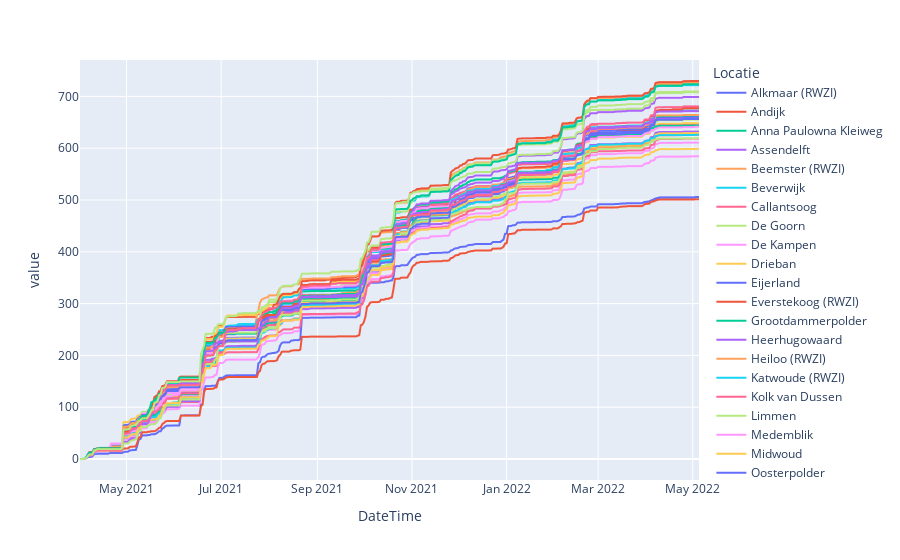

The cell this chart's notebook holds for it:
### Code cell
px.line(wiwb_realtime.unstack(level=1).resample("d").sum().cumsum())

### Figure 1 — Plotly figure (JSON) as saved in the notebook; plotly's stock layout.template omitted (floating-point values rounded to 4 significant figures; data arrays with more than 128 entries replaced by an {"elided": "..."} marker saying what was removed)
{"data": [{"hovertemplate": "Locatie=Alkmaar (RWZI)<br>DateTime=%{x}<br>value=%{y}<extra></extra>", "legendgroup": "Alkmaar (RWZI)", "line": {"color": "#636efa", "dash": "solid"}, "marker": {"symbol": "circle"}, "mode": "lines", "name": "Alkmaar (RWZI)", "showlegend": true, "type": "scattergl", "x": {"elided": "400 str values"}, "xaxis": "x", "y": {"elided": "400 float values"}, "yaxis": "y"}, {"hovertemplate": "Locatie=Andijk<br>DateTime=%{x}<br>value=%{y}<extra></extra>", "legendgroup": "Andijk", "line": {"color": "#EF553B", "dash": "solid"}, "marker": {"symbol": "circle"}, "mode": "lines", "name": "Andijk", "showlegend": true, "type": "scattergl", "x": {"elided": "400 str values"}, "xaxis": "x", "y": {"elided": "400 float values"}, "yaxis": "y"}, {"hovertemplate": "Locatie=Anna Paulowna Kleiweg<br>DateTime=%{x}<br>value=%{y}<extra></extra>", "legendgroup": "Anna Paulowna Kleiweg", "line": {"color": "#00cc96", "dash": "solid"}, "marker": {"symbol": "circle"}, "mode": "lines", "name": "Anna Paulowna Kleiweg", "showlegend": true, "type": "scattergl", "x": {"elided": "400 str values"}, "xaxis": "x", "y": {"elided": "400 float values"}, "yaxis": "y"}, {"hovertemplate": "Locatie=Assendelft<br>DateTime=%{x}<br>value=%{y}<extra></extra>", "legendgroup": "Assendelft", "line": {"color": "#ab63fa", "dash": "solid"}, "marker": {"symbol": "circle"}, "mode": "lines", "name": "Assendelft", "showlegend": true, "type": "scattergl", "x": {"elided": "400 str values"}, "xaxis": "x", "y": {"elided": "400 float values"}, "yaxis": "y"}, {"hovertemplate": "Locatie=Beemster (RWZI)<br>DateTime=%{x}<br>value=%{y}<extra></extra>", "legendgroup": "Beemster (RWZI)", "line": {"color": "#FFA15A", "dash": "solid"}, "marker": {"symbol": "circle"}, "mode": "lines", "name": "Beemster (RWZI)", "showlegend": true, "type": "scattergl", "x": {"elided": "400 str values"}, "xaxis": "x", "y": {"elided": "400 float values"}, "yaxis": "y"}, {"hovertemplate": "Locatie=Beverwijk<br>DateTime=%{x}<br>value=%{y}<extra></extra>", "legendgroup": "Beverwijk", "line": {"color": "#19d3f3", "dash": "solid"}, "marker": {"symbol": "circle"}, "mode": "lines", "name": "Beverwijk", "showlegend": true, "type": "scattergl", "x": {"elided": "400 str values"}, "xaxis": "x", "y": {"elided": "400 float values"}, "yaxis": "y"}, {"hovertemplate": "Locatie=Callantsoog<br>DateTime=%{x}<br>value=%{y}<extra></extra>", "legendgroup": "Callantsoog", "line": {"color": "#FF6692", "dash": "solid"}, "marker": {"symbol": "circle"}, "mode": "lines", "name": "Callantsoog", "showlegend": true, "type": "scattergl", "x": {"elided": "400 str values"}, "xaxis": "x", "y": {"elided": "400 float values"}, "yaxis": "y"}, {"hovertemplate": "Locatie=De Goorn<br>DateTime=%{x}<br>value=%{y}<extra></extra>", "legendgroup": "De Goorn", "line": {"color": "#B6E880", "dash": "solid"}, "marker": {"symbol": "circle"}, "mode": "lines", "name": "De Goorn", "showlegend": true, "type": "scattergl", "x": {"elided": "400 str values"}, "xaxis": "x", "y": {"elided": "400 float values"}, "yaxis": "y"}, {"hovertemplate": "Locatie=De Kampen<br>DateTime=%{x}<br>value=%{y}<extra></extra>", "legendgroup": "De Kampen", "line": {"color": "#FF97FF", "dash": "solid"}, "marker": {"symbol": "circle"}, "mode": "lines", "name": "De Kampen", "showlegend": true, "type": "scattergl", "x": {"elided": "400 str values"}, "xaxis": "x", "y": {"elided": "400 float values"}, "yaxis": "y"}, {"hovertemplate": "Locatie=Drieban<br>DateTime=%{x}<br>value=%{y}<extra></extra>", "legendgroup": "Drieban", "line": {"color": "#FECB52", "dash": "solid"}, "marker": {"symbol": "circle"}, "mode": "lines", "name": "Drieban", "showlegend": true, "type": "scattergl", "x": {"elided": "400 str values"}, "xaxis": "x", "y": {"elided": "400 float values"}, "yaxis": "y"}, {"hovertemplate": "Locatie=Eijerland<br>DateTime=%{x}<br>value=%{y}<extra></extra>", "legendgroup": "Eijerland", "line": {"color": "#636efa", "dash": "solid"}, "marker": {"symbol": "circle"}, "mode": "lines", "name": "Eijerland", "showlegend": true, "type": "scattergl", "x": {"elided": "400 str values"}, "xaxis": "x", "y": {"elided": "400 float values"}, "yaxis": "y"}, {"hovertemplate": "Locatie=Everstekoog (RWZI)<br>DateTime=%{x}<br>value=%{y}<extra></extra>", "legendgroup": "Everstekoog (RWZI)", "line": {"color": "#EF553B", "dash": "solid"}, "marker": {"symbol": "circle"}, "mode": "lines", "name": "Everstekoog (RWZI)", "showlegend": true, "type": "scattergl", "x": {"elided": "400 str values"}, "xaxis": "x", "y": {"elided": "400 float values"}, "yaxis": "y"}, {"hovertemplate": "Locatie=Grootdammerpolder<br>DateTime=%{x}<br>value=%{y}<extra></extra>", "legendgroup": "Grootdammerpolder", "line": {"color": "#00cc96", "dash": "solid"}, "marker": {"symbol": "circle"}, "mode": "lines", "name": "Grootdammerpolder", "showlegend": true, "type": "scattergl", "x": {"elided": "400 str values"}, "xaxis": "x", "y": {"elided": "400 float values"}, "yaxis": "y"}, {"hovertemplate": "Locatie=Heerhugowaard<br>DateTime=%{x}<br>value=%{y}<extra></extra>", "legendgroup": "Heerhugowaard", "line": {"color": "#ab63fa", "dash": "solid"}, "marker": {"symbol": "circle"}, "mode": "lines", "name": "Heerhugowaard", "showlegend": true, "type": "scattergl", "x": {"elided": "400 str values"}, "xaxis": "x", "y": {"elided": "400 float values"}, "yaxis": "y"}, {"hovertemplate": "Locatie=Heiloo (RWZI)<br>DateTime=%{x}<br>value=%{y}<extra></extra>", "legendgroup": "Heiloo (RWZI)", "line": {"color": "#FFA15A", "dash": "solid"}, "marker": {"symbol": "circle"}, "mode": "lines", "name": "Heiloo (RWZI)", "showlegend": true, "type": "scattergl", "x": {"elided": "400 str values"}, "xaxis": "x", "y": {"elided": "400 float values"}, "yaxis": "y"}, {"hovertemplate": "Locatie=Katwoude (RWZI)<br>DateTime=%{x}<br>value=%{y}<extra></extra>", "legendgroup": "Katwoude (RWZI)", "line": {"color": "#19d3f3", "dash": "solid"}, "marker": {"symbol": "circle"}, "mode": "lines", "name": "Katwoude (RWZI)", "showlegend": true, "type": "scattergl", "x": {"elided": "400 str values"}, "xaxis": "x", "y": {"elided": "400 float values"}, "yaxis": "y"}, {"hovertemplate": "Locatie=Kolk van Dussen<br>DateTime=%{x}<br>value=%{y}<extra></extra>", "legendgroup": "Kolk van Dussen", "line": {"color": "#FF6692", "dash": "solid"}, "marker": {"symbol": "circle"}, "mode": "lines", "name": "Kolk van Dussen", "showlegend": true, "type": "scattergl", "x": {"elided": "400 str values"}, "xaxis": "x", "y": {"elided": "400 float values"}, "yaxis": "y"}, {"hovertemplate": "Locatie=Limmen<br>DateTime=%{x}<br>value=%{y}<extra></extra>", "legendgroup": "Limmen", "line": {"color": "#B6E880", "dash": "solid"}, "marker": {"symbol": "circle"}, "mode": "lines", "name": "Limmen", "showlegend": true, "type": "scattergl", "x": {"elided": "400 str values"}, "xaxis": "x", "y": {"elided": "400 float values"}, "yaxis": "y"}, {"hovertemplate": "Locatie=Medemblik<br>DateTime=%{x}<br>value=%{y}<extra></extra>", "legendgroup": "Medemblik", "line": {"color": "#FF97FF", "dash": "solid"}, "marker": {"symbol": "circle"}, "mode": "lines", "name": "Medemblik", "showlegend": true, "type": "scattergl", "x": {"elided": "400 str values"}, "xaxis": "x", "y": {"elided": "400 float values"}, "yaxis": "y"}, {"hovertemplate": "Locatie=Midwoud<br>DateTime=%{x}<br>value=%{y}<extra></extra>", "legendgroup": "Midwoud", "line": {"color": "#FECB52", "dash": "solid"}, "marker": {"symbol": "circle"}, "mode": "lines", "name": "Midwoud", "showlegend": true, "type": "scattergl", "x": {"elided": "400 str values"}, "xaxis": "x", "y": {"elided": "400 float values"}, "yaxis": "y"}, {"hovertemplate": "Locatie=Oosterpolder<br>DateTime=%{x}<br>value=%{y}<extra></extra>", "legendgroup": "Oosterpolder", "line": {"color": "#636efa", "dash": "solid"}, "marker": {"symbol": "circle"}, "mode": "lines", "name": "Oosterpolder", "showlegend": true, "type": "scattergl", "x": {"elided": "400 str values"}, "xaxis": "x", "y": {"elided": "400 float values"}, "yaxis": "y"}, {"hovertemplate": "Locatie=Oosthuizen (RWZI)<br>DateTime=%{x}<br>value=%{y}<extra></extra>", "legendgroup": "Oosthuizen (RWZI)", "line": {"color": "#EF553B", "dash": "solid"}, "marker": {"symbol": "circle"}, "mode": "lines", "name": "Oosthuizen (RWZI)", "showlegend": true, "type": "scattergl", "x": {"elided": "400 str values"}, "xaxis": "x", "y": {"elided": "400 float values"}, "yaxis": "y"}, {"hovertemplate": "Locatie=Snevert<br>DateTime=%{x}<br>value=%{y}<extra></extra>", "legendgroup": "Snevert", "line": {"color": "#00cc96", "dash": "solid"}, "marker": {"symbol": "circle"}, "mode": "lines", "name": "Snevert", "showlegend": true, "type": "scattergl", "x": {"elided": "400 str values"}, "xaxis": "x", "y": {"elided": "400 float values"}, "yaxis": "y"}, {"hovertemplate": "Locatie=Stolpen (RWZI)<br>DateTime=%{x}<br>value=%{y}<extra></extra>", "legendgroup": "Stolpen (RWZI)", "line": {"color": "#ab63fa", "dash": "solid"}, "marker": {"symbol": "circle"}, "mode": "lines", "name": "Stolpen (RWZI)", "showlegend": true, "type": "scattergl", "x": {"elided": "400 str values"}, "xaxis": "x", "y": {"elided": "400 float values"}, "yaxis": "y"}, {"hovertemplate": "Locatie=Vier Noorder Koggen<br>DateTime=%{x}<br>value=%{y}<extra></extra>", "legendgroup": "Vier Noorder Koggen", "line": {"color": "#FFA15A", "dash": "solid"}, "marker": {"symbol": "circle"}, "mode": "lines", "name": "Vier Noorder Koggen", "showlegend": true, "type": "scattergl", "x": {"elided": "400 str values"}, "xaxis": "x", "y": {"elided": "400 float values"}, "yaxis": "y"}, {"hovertemplate": "Locatie=Weerepolder<br>DateTime=%{x}<br>value=%{y}<extra></extra>", "legendgroup": "Weerepolder", "line": {"color": "#19d3f3", "dash": "solid"}, "marker": {"symbol": "circle"}, "mode": "lines", "name": "Weerepolder", "showlegend": true, "type": "scattergl", "x": {"elided": "400 str values"}, "xaxis": "x", "y": {"elided": "400 float values"}, "yaxis": "y"}, {"hovertemplate": "Locatie=Westerveer<br>DateTime=%{x}<br>value=%{y}<extra></extra>", "legendgroup": "Westerveer", "line": {"color": "#FF6692", "dash": "solid"}, "marker": {"symbol": "circle"}, "mode": "lines", "name": "Westerveer", "showlegend": true, "type": "scattergl", "x": {"elided": "400 str values"}, "xaxis": "x", "y": {"elided": "400 float values"}, "yaxis": "y"}, {"hovertemplate": "Locatie=Wieringen (RWZI)<br>DateTime=%{x}<br>value=%{y}<extra></extra>", "legendgroup": "Wieringen (RWZI)", "line": {"color": "#B6E880", "dash": "solid"}, "marker": {"symbol": "circle"}, "mode": "lines", "name": "Wieringen (RWZI)", "showlegend": true, "type": "scattergl", "x": {"elided": "400 str values"}, "xaxis": "x", "y": {"elided": "400 float values"}, "yaxis": "y"}, {"hovertemplate": "Locatie=Wieringerwaard<br>DateTime=%{x}<br>value=%{y}<extra></extra>", "legendgroup": "Wieringerwaard", "line": {"color": "#FF97FF", "dash": "solid"}, "marker": {"symbol": "circle"}, "mode": "lines", "name": "Wieringerwaard", "showlegend": true, "type": "scattergl", "x": {"elided": "400 str values"}, "xaxis": "x", "y": {"elided": "400 float values"}, "yaxis": "y"}, {"hovertemplate": "Locatie=Wieringerwerf (RWZI)<br>DateTime=%{x}<br>value=%{y}<extra></extra>", "legendgroup": "Wieringerwerf (RWZI)", "line": {"color": "#FECB52", "dash": "solid"}, "marker": {"symbol": "circle"}, "mode": "lines", "name": "Wieringerwerf (RWZI)", "showlegend": true, "type": "scattergl", "x": {"elided": "400 str values"}, "xaxis": "x", "y": {"elided": "400 float values"}, "yaxis": "y"}, {"hovertemplate": "Locatie=Willem Alexander<br>DateTime=%{x}<br>value=%{y}<extra></extra>", "legendgroup": "Willem Alexander", "line": {"color": "#636efa", "dash": "solid"}, "marker": {"symbol": "circle"}, "mode": "lines", "name": "Willem Alexander", "showlegend": true, "type": "scattergl", "x": {"elided": "400 str values"}, "xaxis": "x", "y": {"elided": "400 float values"}, "yaxis": "y"}, {"hovertemplate": "Locatie=Wormer<br>DateTime=%{x}<br>value=%{y}<extra></extra>", "legendgroup": "Wormer", "line": {"color": "#EF553B", "dash": "solid"}, "marker": {"symbol": "circle"}, "mode": "lines", "name": "Wormer", "showlegend": true, "type": "scattergl", "x": {"elided": "400 str values"}, "xaxis": "x", "y": {"elided": "400 float values"}, "yaxis": "y"}, {"hovertemplate": "Locatie=Woudaap<br>DateTime=%{x}<br>value=%{y}<extra></extra>", "legendgroup": "Woudaap", "line": {"color": "#00cc96", "dash": "solid"}, "marker": {"symbol": "circle"}, "mode": "lines", "name": "Woudaap", "showlegend": true, "type": "scattergl", "x": {"elided": "400 str values"}, "xaxis": "x", "y": {"elided": "400 float values"}, "yaxis": "y"}, {"hovertemplate": "Locatie=Woudweeren<br>DateTime=%{x}<br>value=%{y}<extra></extra>", "legendgroup": "Woudweeren", "line": {"color": "#ab63fa", "dash": "solid"}, "marker": {"symbol": "circle"}, "mode": "lines", "name": "Woudweeren", "showlegend": true, "type": "scattergl", "x": {"elided": "400 str values"}, "xaxis": "x", "y": {"elided": "400 float values"}, "yaxis": "y"}, {"hovertemplate": "Locatie=Zaandam Oost (RWZI)<br>DateTime=%{x}<br>value=%{y}<extra></extra>", "legendgroup": "Zaandam Oost (RWZI)", "line": {"color": "#FFA15A", "dash": "solid"}, "marker": {"symbol": "circle"}, "mode": "lines", "name": "Zaandam Oost (RWZI)", "showlegend": true, "type": "scattergl", "x": {"elided": "400 str values"}, "xaxis": "x", "y": {"elided": "400 float values"}, "yaxis": "y"}, {"hovertemplate": "Locatie=Zeevang<br>DateTime=%{x}<br>value=%{y}<extra></extra>", "legendgroup": "Zeevang", "line": {"color": "#19d3f3", "dash": "solid"}, "marker": {"symbol": "circle"}, "mode": "lines", "name": "Zeevang", "showlegend": true, "type": "scattergl", "x": {"elided": "400 str values"}, "xaxis": "x", "y": {"elided": "400 float values"}, "yaxis": "y"}, {"hovertemplate": "Locatie=Zuid Scharwoude<br>DateTime=%{x}<br>value=%{y}<extra></extra>", "legendgroup": "Zuid Scharwoude", "line": {"color": "#FF6692", "dash": "solid"}, "marker": {"symbol": "circle"}, "mode": "lines", "name": "Zuid Scharwoude", "showlegend": true, "type": "scattergl", "x": {"elided": "400 str values"}, "xaxis": "x", "y": {"elided": "400 float values"}, "yaxis": "y"}, {"hovertemplate": "Locatie=Zuiderwoudergouw<br>DateTime=%{x}<br>value=%{y}<extra></extra>", "legendgroup": "Zuiderwoudergouw", "line": {"color": "#B6E880", "dash": "solid"}, "marker": {"symbol": "circle"}, "mode": "lines", "name": "Zuiderwoudergouw", "showlegend": true, "type": "scattergl", "x": {"elided": "400 str values"}, "xaxis": "x", "y": {"elided": "400 float values"}, "yaxis": "y"}], "layout": {"legend": {"title": {"text": "Locatie"}, "tracegroupgap": 0}, "margin": {"t": 60}, "xaxis": {"anchor": "y", "domain": [0, 1], "title": {"text": "DateTime"}}, "yaxis": {"anchor": "x", "domain": [0, 1], "title": {"text": "value"}}}}
